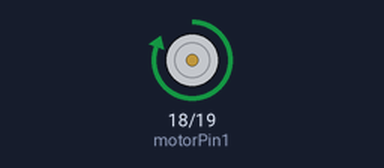
A program run on a simulated ESP32. Parts: motor-driver pin pairs drawn as motors (green arrow = first pin HIGH = forward, orange = second pin HIGH = backward, longer = more drive, scaled by the enable pin).

Above: at 1.0 s.
At 2.5 s:
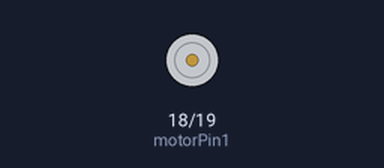
At 4.0 s:
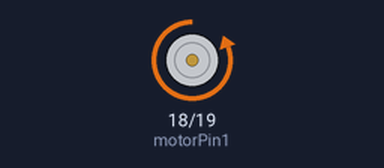
Timing chart, 0 to 7.8 s (numbered marks = the images above):
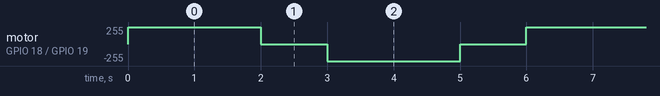

Measured:
- by itself, motor on GPIO 18 (motorPin1) / GPIO 19 (motorPin2): repeats every 6.0 s: stopped 1.0 s, backward 255/255 2.0 s, stopped 1.0 s, forward 255/255 2.0 s

The program:

main.cpp
```cpp
#include <Arduino.h>
// Define pins for Wemos Lolin Lite 32
int motorPin1 = 18;  // IN1 on L293D
int motorPin2 = 19;  // IN2 on L293D
int enablePin = 23;  // EN1 on L293D (PWM pin)

// Function to run the motor forward
void forward() {
  digitalWrite(motorPin1, HIGH);
  digitalWrite(motorPin2, LOW);
  analogWrite(enablePin, 255);  // Set speed (0-255)
}

// Function to run the motor in reverse
void reverse() {
  digitalWrite(motorPin1, LOW);
  digitalWrite(motorPin2, HIGH);
  analogWrite(enablePin, 255);  // Set speed (0-255)
}

// Function to stop the motor
void stopMotor() {
  digitalWrite(motorPin1, LOW);
  digitalWrite(motorPin2, LOW);
  analogWrite(enablePin, 0);  // Stop the motor
}
void setup() {
  // Set motor pins as output
  pinMode(motorPin1, OUTPUT);
  pinMode(motorPin2, OUTPUT);
  pinMode(enablePin, OUTPUT);

  // Initially stop the motor
  stopMotor();
}

void loop() {
  // Run motor forward
  forward();
  delay(2000);  // Run for 2 seconds

  // Stop the motor
  stopMotor();
  delay(1000);  // Wait for 1 second

  // Run motor in reverse
  reverse();
  delay(2000);  // Run for 2 seconds

  // Stop the motor
  stopMotor();
  delay(1000);  // Wait for 1 second
}
```
